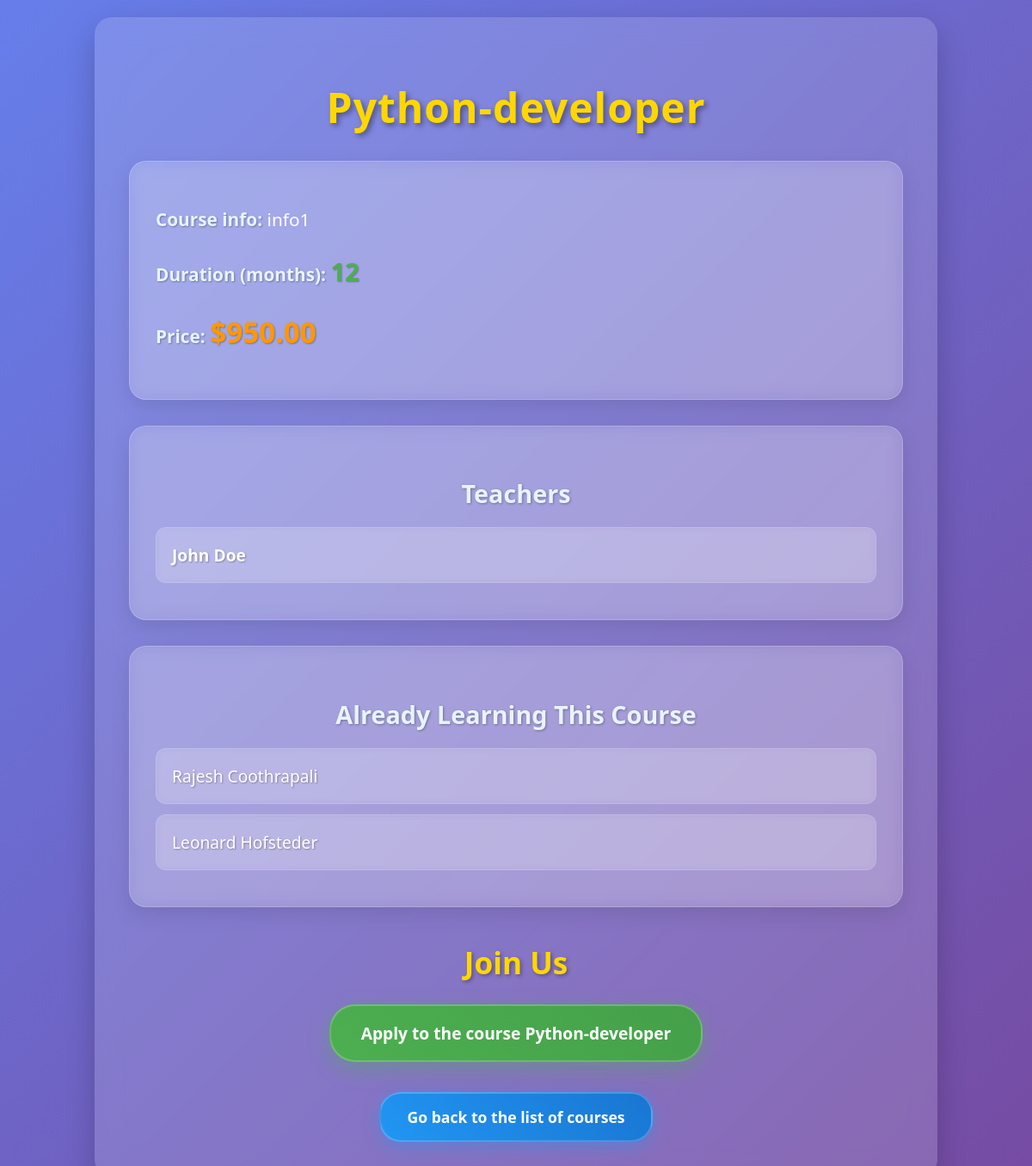
Before: /schedule/course_details/1 with the older database file.
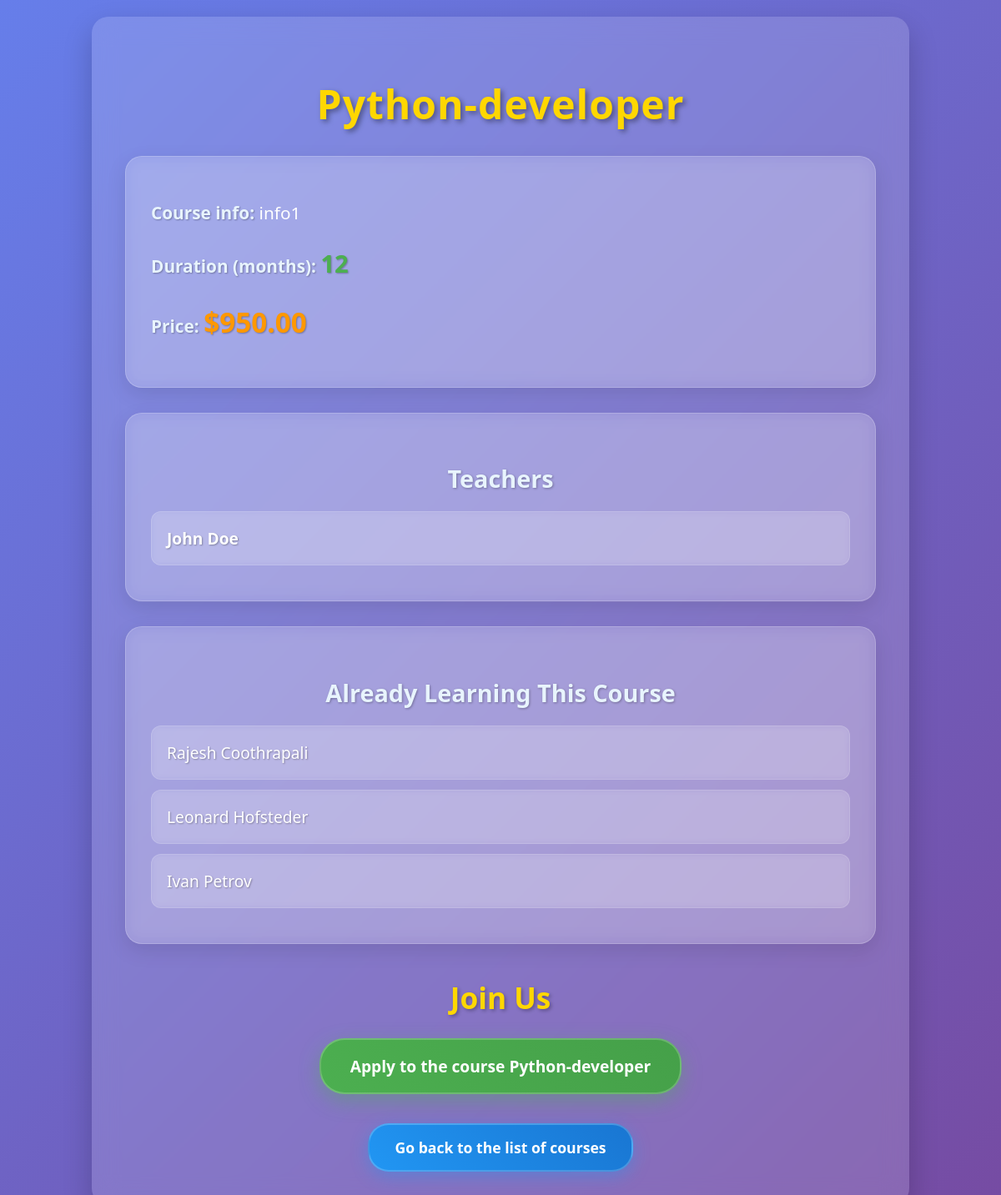
After: the same page with the newer database file.
### schedule/models.py (models this page shows, shortened)
class Teacher(models.Model):
    name = models.CharField(max_length=51)
    surname = models.CharField(max_length=51)
    age = models.IntegerField()
    about = models.TextField(max_length=1000, blank=True)
    def __str__(self):
        return f'{self.name} {self.surname}'
    def get_absolute_url(self):
        return reverse(viewname="teacher_detail", kwargs={"pk": self.id})

class Student(models.Model):
    name = models.CharField(max_length=51)
    surname = models.CharField(max_length=51)
    age = models.IntegerField()
    course = models.ManyToManyField("Course", blank=True)

### schedule/views.py (the view)
# urls.py: path("course_details/<int:pk>", views.CourseDetailView.as_view(), name="course_detail"),
class CourseDetailView(generic.DetailView):
    model = models.Course
    template_name = "schedule/course_details.html"
    context_object_name = "course"

### schedule/templates/schedule/course_details.html (shortened to what the changed rows need)
<!DOCTYPE html>
<html lang="en">
<head>
</head>
<body style="background: linear-gradient(135deg, #667eea 0%, #764ba2 100%); font-family: 'Segoe UI', Tahoma, Geneva, Verdana, sans-serif; margin: 0; padding: 20px; min-height: 100vh; color: white;">
    <div style="max-width: 900px; margin: 0 auto; background: rgba(255, 255, 255, 0.15); padding: 40px; border-radius: 20px; backdrop-filter: blur(15px); box-shadow: 0 15px 35px rgba(0, 0, 0, 0.2);">
        <h1 style="text-align: center; font-size: 3em; margin-bottom: 30px; text-shadow: 3px 3px 6px rgba(0, 0, 0, 0.4); color: #FFD700; font-weight: 800; letter-spacing: 1px;">{{course.title}}</h1>
        <div style="background: rgba(255, 255, 255, 0.15); padding: 30px; border-radius: 20px; margin-bottom: 30px; backdrop-filter: blur(10px); border: 1px solid rgba(255, 255, 255, 0.2); box-shadow: 0 8px 25px rgba(0, 0, 0, 0.1);">
            <ul style="list-style: none; padding: 0; margin: 0;">
                {% for teacher in course.teacher.all %}
                    <li style="background: rgba(255, 255, 255, 0.1); margin: 12px 0; padding: 18px; border-radius: 12px; backdrop-filter: blur(5px); border: 1px solid rgba(255, 255, 255, 0.15); transition: all 0.3s ease;">
                        <a href={{ teacher.get_absolute_url }} style="color: white; text-decoration: none; font-size: 1.2em; font-weight: 600; display: block; text-shadow: 1px 1px 2px rgba(0, 0, 0, 0.3);">{{teacher}}</a>
                    </li>
                {% endfor %}
            </ul>
        </div>
        <div style="background: rgba(255, 255, 255, 0.15); padding: 30px; border-radius: 20px; margin-bottom: 30px; backdrop-filter: blur(10px); border: 1px solid rgba(255, 255, 255, 0.2); box-shadow: 0 8px 25px rgba(0, 0, 0, 0.1);">
            <ul style="list-style: none; padding: 0; margin: 0;">
                {% for student in course.student_set.all %}
                <li style="background: rgba(255, 255, 255, 0.1); margin: 12px 0; padding: 18px; border-radius: 12px; backdrop-filter: blur(5px); border: 1px solid rgba(255, 255, 255, 0.15); transition: all 0.3s ease;">
                    <p style="margin: 0; font-size: 1.2em; color: white; font-weight: 500; text-shadow: 1px 1px 2px rgba(0, 0, 0, 0.3);">{{ student.name }} {{ student.surname }}</p>
                </li>
                {% endfor %}
            </ul>
        </div>
        <div style="text-align: center; margin-top: 40px;">
            <h2 style="font-size: 2.2em; margin-bottom: 25px; color: #FFD700; text-shadow: 2px 2px 4px rgba(0, 0, 0, 0.3); font-weight: 800;">Join Us</h2>
            <br>
        </div>
    </div>
</body>
</html>

Changed rows visible on the page:
now on this page (row edited): Student: name "Ivan", surname "Petrov"
